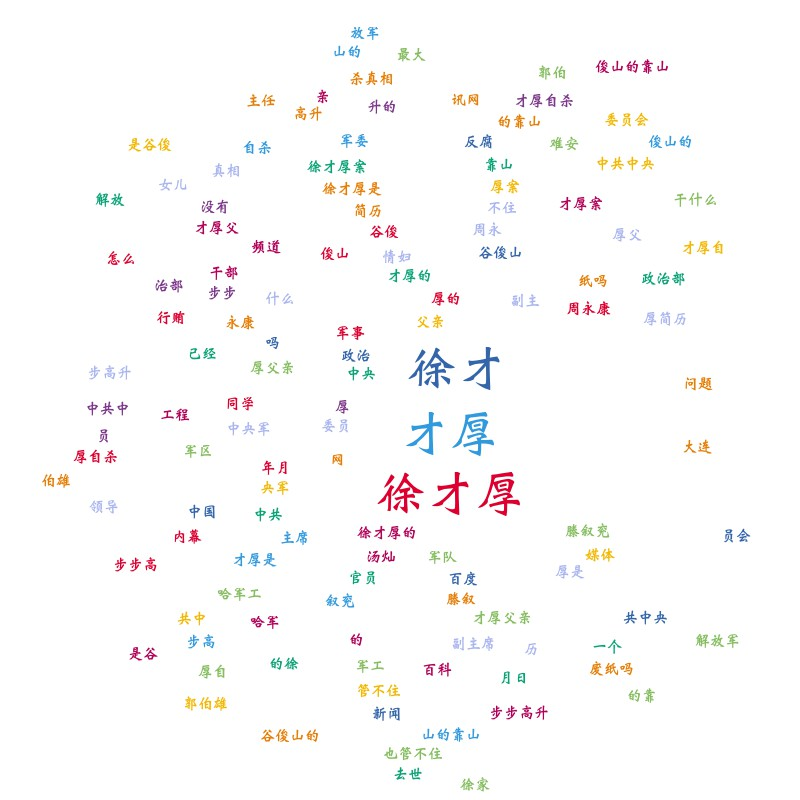

Reproduce this figure in Python.
#!/usr/bin/env python
# -*- coding: utf-8 -*-

from PIL import Image, ImageDraw, ImageFont
import math, random

class TagCloud(object):

	# Need path to a font on the computer or add a font file to the directory
	FONT = '/Library/Fonts/WeibeiSC-Bold.otf'

	# Colors in the cloud
	FONT_COLOR = ['#F2B701', '#E57D04', '#DC0030', '#B10058', '#7C378A',
	 '#3465AA', '#09A275', '#85BC5F', '#39d', '#aab5f0']
	
	FONT_SIZE = [15, 17, 19, 21, 50]
				
	
	def __init__(self, width=800, height=800, radius=25):
		self.width = width
		self.height = height
		self.words_to_draw = None
		self.image = Image.new('RGBA', (width, height), "white")
		self.imageDraw = ImageDraw.Draw(self.image)
		self.spiral_radius = radius

	def draw(self, array, imgPath=None):
		self.array = array
		if imgPath is None:
			imgPath = self.get_rand_obj(array) + '.jpg'
		self.imgPath = imgPath
		
		first = self.array[0]
		last = self.array[-1]

		for i in range(len(self.array)):
			if i == len(self.array) - 1:
				weight = len(self.FONT_SIZE) - 1
			else:
				current = self.array[i]
				weight = self._rescaleWeight(current['weight'], first['weight'],
					last['weight'])
				self._findCoordinates(i, current['text'], int(weight))
		
		return self._save()
	
	def _rescaleWeight(self, n, max_weight, min_weight):
		try:
			weight = round((1.0 * (len(self.FONT_SIZE) - 1) *
			 	(n - min_weight)) / (max_weight - min_weight))
		except ZeroDivisionError:
			return len(self.FONT_SIZE) - 1

		return weight
	
	def _findCoordinates(self, index, text, weight):
		angleStep = 3.14 / 4
		radiusStep = 5
		angle = random.uniform(0.2, 6.28)

		font_size = self.FONT_SIZE[weight]
		width, height = self.imageDraw.textsize(text, 
			font=ImageFont.truetype(self.FONT, font_size))
		
		x = self.width/2
		y = self.height/2
		
		count = 1
		while self._checkOverlap(x, y, height, width):
			if count % 8 == 0:
				self.spiral_radius += radiusStep
			count += 1
			
			if index % 2 == 0:
				angle += angleStep
			else:
				angle += -angleStep
			
			x = self.width/2 + (self.spiral_radius*math.cos(angle))
			y = self.height/2 + self.spiral_radius*math.sin(angle)

		self.words_to_draw.append(
			{'text': text.decode('utf-8'), 'fontsize': font_size, 'x': x, 'y': y, 
			'w': width, 'h': height, 
			'color': self.FONT_COLOR[random.randint(0, len(self.FONT_COLOR) - 1)]})
		
	def _checkOverlap(self, x, y, h, w):
		if not self.words_to_draw:
			self.words_to_draw = []
			return False
		
		for word in self.words_to_draw:
			# Check for overlaps between array
			if not ((x+w < word['x']) or (word['x'] + word['w'] < x) or \
				(y + h < word['y']) or (word['y'] + word['h'] < y)):
				return True
		
		return False
	
	def _save(self):
		for word in self.words_to_draw:
			if self.inBoundary(word):
				self.imageDraw.text((word['x'], word['y']), word['text'], 
					font=ImageFont.truetype(self.FONT, word['fontsize']), 
					fill=word['color'])
			
		self.image.save(self.imgPath, "JPEG", quality=90)
		return self.imgPath

	def inBoundary(self, word):
		# Check if word lies within the image size
		return \
		word['x'] >= 0 and word['x'] + word['w'] <= self.width and \
		word['y'] >= 0 and word['y'] + word['h'] <= self.height
		
		
if __name__ == '__main__':

	t = TagCloud()

	def read_file(input_file):
		array = []
		output = open('chinese_Out', 'w')

		f = open(input_file, 'r')
		for line in f:
			lst = line.split()
			dct = {}
			dct['text'] = (lst[0])
			dct['weight'] = int(lst[1])
			array.append(dct)
		return array

	array = read_file('chineseRes3.txt')
	t.draw(array, 'cloud.jpg')
				